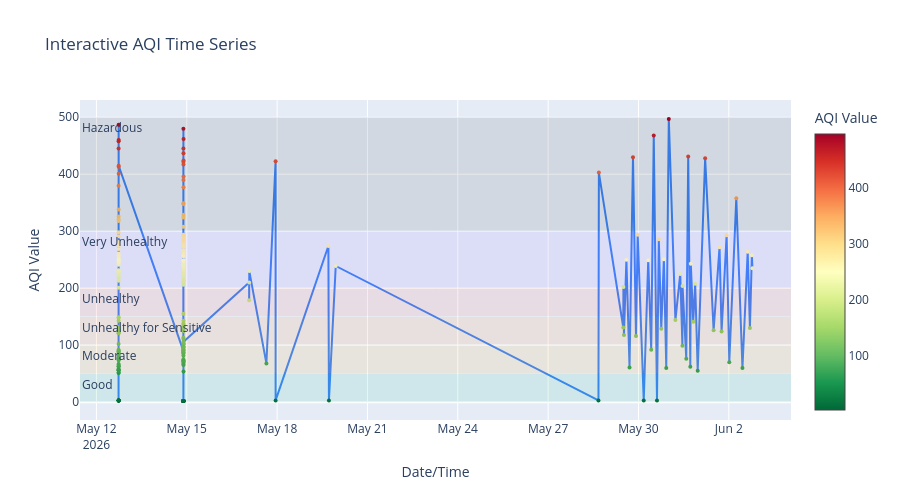

The code cell stored with this chart in its notebook:
### Code cell
print("INTERACTIVE DASHBOARD (PLOTLY):")
print("-"*60)

# Create interactive time series plot
fig = go.Figure()

# Add AQI line
fig.add_trace(go.Scatter(
    x=df_sorted['datetime'],
    y=df_sorted['aqi'],
    mode='lines+markers',
    name='AQI',
    line=dict(color='#3b82f6', width=2),
    marker=dict(size=4, color=df_sorted['aqi'], 
                colorscale='RdYlGn_r',
                showscale=True,
                colorbar=dict(title="AQI Value")),
    hovertemplate='<b>Time:</b> %{x}<br><b>AQI:</b> %{y}<extra></extra>'
))

# Add zone rectangles
for start, end, label, color in AQI_RANGES:
    fig.add_hrect(y0=start, y1=end, fillcolor=color, opacity=0.1, line_width=0,
                  annotation_text=label, annotation_position="top left")

fig.update_layout(
    title='Interactive AQI Time Series',
    xaxis_title='Date/Time',
    yaxis_title='AQI Value',
    height=500,
    hovermode='x unified'
)

fig.show()

### Figure 1 — Plotly figure (JSON) as saved in the notebook; plotly's stock layout.template omitted (floating-point values rounded to 4 significant figures; data arrays with more than 128 entries replaced by an {"elided": "..."} marker saying what was removed)
{"data": [{"hovertemplate": "<b>Time:</b> %{x}<br><b>AQI:</b> %{y}<extra></extra>", "line": {"color": "#3b82f6", "width": 2}, "marker": {"color": {"elided": "230 int values"}, "colorbar": {"title": {"text": "AQI Value"}}, "colorscale": [[0, "rgb(0,104,55)"], [0.1, "rgb(26,152,80)"], [0.2, "rgb(102,189,99)"], [0.3, "rgb(166,217,106)"], [0.4, "rgb(217,239,139)"], [0.5, "rgb(255,255,191)"], [0.6, "rgb(254,224,139)"], [0.7, "rgb(253,174,97)"], [0.8, "rgb(244,109,67)"], [0.9, "rgb(215,48,39)"], [1, "rgb(165,0,38)"]], "showscale": true, "size": 4}, "mode": "lines+markers", "name": "AQI", "type": "scatter", "x": {"elided": "230 str values"}, "y": {"elided": "230 int values"}}], "layout": {"annotations": [{"showarrow": false, "text": "Good", "x": 0, "xanchor": "left", "xref": "x domain", "y": 50, "yanchor": "top", "yref": "y"}, {"showarrow": false, "text": "Moderate", "x": 0, "xanchor": "left", "xref": "x domain", "y": 100, "yanchor": "top", "yref": "y"}, {"showarrow": false, "text": "Unhealthy for Sensitive", "x": 0, "xanchor": "left", "xref": "x domain", "y": 150, "yanchor": "top", "yref": "y"}, {"showarrow": false, "text": "Unhealthy", "x": 0, "xanchor": "left", "xref": "x domain", "y": 200, "yanchor": "top", "yref": "y"}, {"showarrow": false, "text": "Very Unhealthy", "x": 0, "xanchor": "left", "xref": "x domain", "y": 300, "yanchor": "top", "yref": "y"}, {"showarrow": false, "text": "Hazardous", "x": 0, "xanchor": "left", "xref": "x domain", "y": 500, "yanchor": "top", "yref": "y"}], "height": 500, "hovermode": "x unified", "shapes": [{"fillcolor": "#10b981", "line": {"width": 0}, "opacity": 0.1, "type": "rect", "x0": 0, "x1": 1, "xref": "x domain", "y0": 0, "y1": 50, "yref": "y"}, {"fillcolor": "#f59e0b", "line": {"width": 0}, "opacity": 0.1, "type": "rect", "x0": 0, "x1": 1, "xref": "x domain", "y0": 51, "y1": 100, "yref": "y"}, {"fillcolor": "#f97316", "line": {"width": 0}, "opacity": 0.1, "type": "rect", "x0": 0, "x1": 1, "xref": "x domain", "y0": 101, "y1": 150, "yref": "y"}, {"fillcolor": "#ef4444", "line": {"width": 0}, "opacity": 0.1, "type": "rect", "x0": 0, "x1": 1, "xref": "x domain", "y0": 151, "y1": 200, "yref": "y"}, {"fillcolor": "#8b5cf6", "line": {"width": 0}, "opacity": 0.1, "type": "rect", "x0": 0, "x1": 1, "xref": "x domain", "y0": 201, "y1": 300, "yref": "y"}, {"fillcolor": "#1f2937", "line": {"width": 0}, "opacity": 0.1, "type": "rect", "x0": 0, "x1": 1, "xref": "x domain", "y0": 301, "y1": 500, "yref": "y"}], "title": {"text": "Interactive AQI Time Series"}, "xaxis": {"title": {"text": "Date/Time"}}, "yaxis": {"title": {"text": "AQI Value"}}}}
